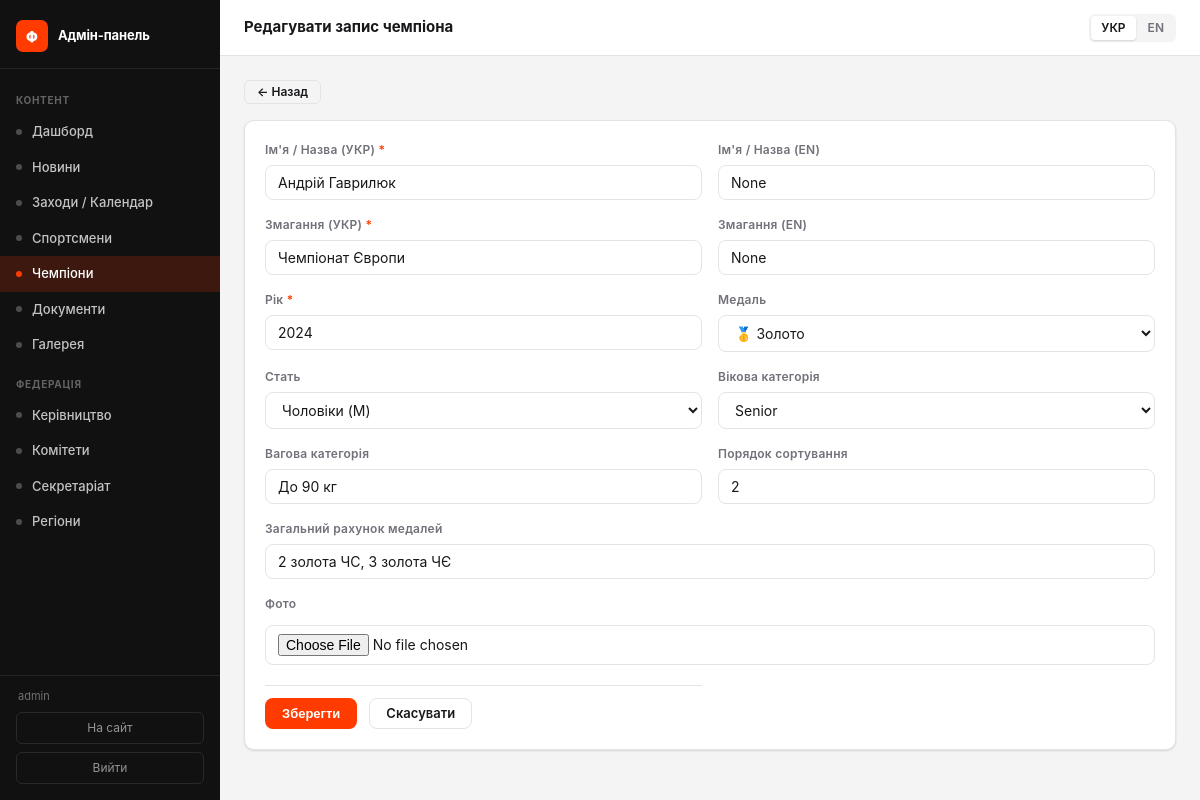
Page /admin/champions/2/edit (signed in) on the earlier database version.
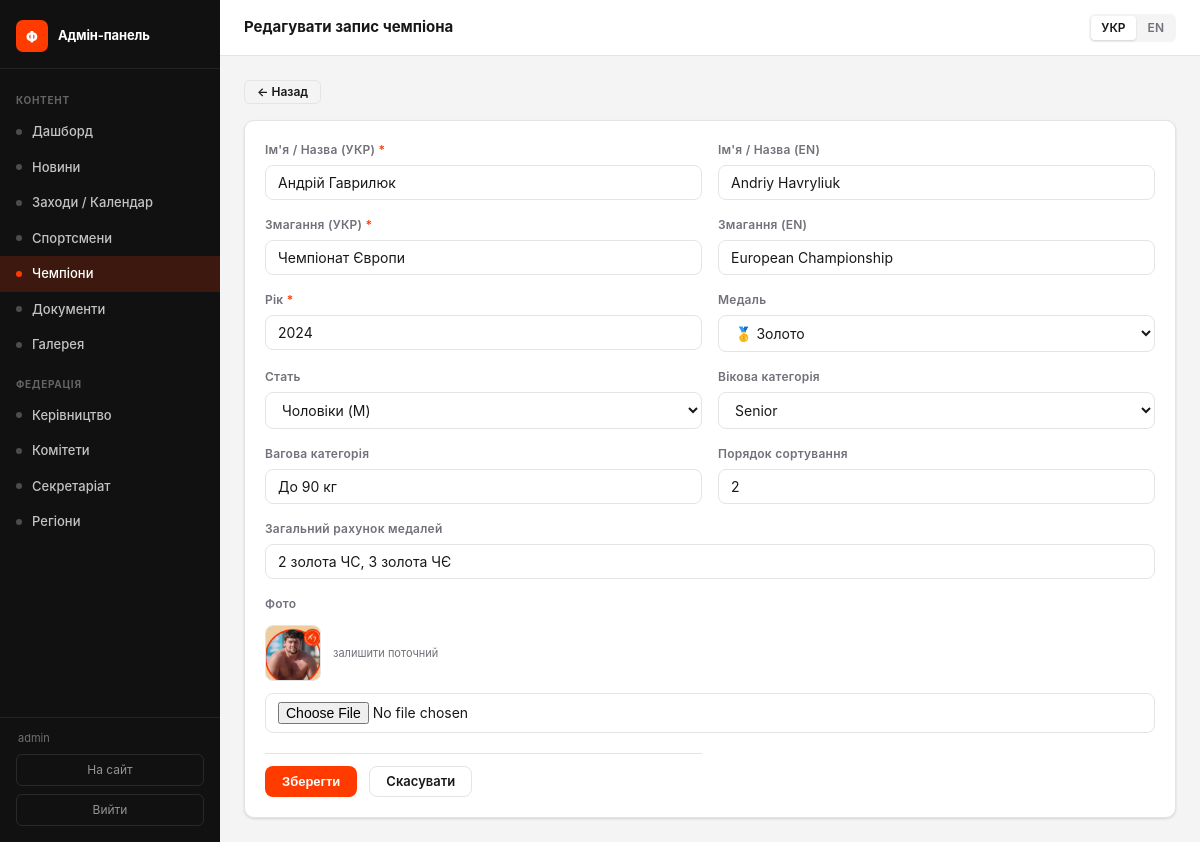
Same page on the later database version.
### tables this page shows
CREATE TABLE champions (
        id INTEGER PRIMARY KEY AUTOINCREMENT,
        name TEXT NOT NULL,
        name_en TEXT,
        year INTEGER NOT NULL,
        competition TEXT NOT NULL,
        competition_en TEXT,
        medal TEXT DEFAULT 'gold',
        age_group TEXT DEFAULT 'Senior',
        weight_class TEXT,
        gender TEXT DEFAULT 'M',
        photo TEXT,
        total_medals TEXT,
        sort_order INTEGER DEFAULT 0
    , gold_count INTEGER DEFAULT 0, silver_count INTEGER DEFAULT 0, bronze_count INTEGER DEFAULT 0);

### admin.py (the view, shortened to what this page needs)
@admin_bp.route('/champions/<int:cid>/edit', methods=['GET', 'POST'])
@require_admin
def champion_edit(cid):
    conn = db.get_db()
    item = conn.execute("SELECT * FROM champions WHERE id=?", (cid,)).fetchone()
    if not item:
        conn.close(); return redirect(url_for('admin.champions_list'))
    conn.close()
    return render_template('admin/champion_form.html', item=item)

### admin.py (called while the page is built)
def _lang():
    return session.get('admin_lang', 'uk')

def require_admin(f):
    @functools.wraps(f)
    def decorated(*args, **kwargs):
        if not session.get('admin_logged_in'):
            return redirect(url_for('admin.login'))
        return f(*args, **kwargs)
    return decorated

@admin_bp.context_processor
def _ctx():
    lang = _lang()
    return {
        'admin_lang': lang,
        'L': _L[lang],
        'admin_user': session.get('admin_username', ''),
        'req_endpoint': request.endpoint or '',
    }

### app.py (called while the page is built)
@app.before_request
def set_language():
    lang = request.cookies.get('lang', 'uk')
    g.lang = lang if lang in SUPPORTED_LANGS else 'uk'
    g.t    = make_t(g.lang)

@app.context_processor
def inject_globals():
    return {
        'current_year': datetime.today().year,
        'lang': g.lang,
        't': g.t,
        'icon': _icon,
    }

def _fix_text_node(text):
    text = _PREP_RE.sub(lambda m: m.group(1) + ' ', text)
    text = _YEAR_RE.sub(r'\1 \2', text)
    return text

### db.py (called while the page is built)
def get_db():
    conn = sqlite3.connect(DB_PATH)
    conn.row_factory = sqlite3.Row
    conn.execute("PRAGMA journal_mode=WAL")
    return conn

### templates/admin/champion_form.html (shortened to what the changed rows need)
{% extends "admin/base.html" %}
{% set is_edit = item is not none %}
{% block content %}
<div class="a-card">
  <div class="a-card-body">
    <form method="post" enctype="multipart/form-data">
      <div class="a-form-grid cols-2">
        <div class="a-form-group">
          <label class="a-form-label">{{ L.name_uk }} <span>*</span></label>
          <input class="a-input" name="name" type="text" required value="{{ item.name if is_edit else '' }}">
        </div>
        <div class="a-form-group">
          <label class="a-form-label">{{ L.name_en }}</label>
          <input class="a-input" name="name_en" type="text" value="{{ item.name_en if is_edit else '' }}">
        </div>
        <div class="a-form-group">
          <label class="a-form-label">{{ L.competition_uk }} <span>*</span></label>
          <input class="a-input" name="competition" type="text" required
                 placeholder="{{ 'Чемпіонат світу' if admin_lang == 'uk' else 'World Championship' }}"
                 value="{{ item.competition if is_edit else '' }}">
        </div>
        <div class="a-form-group">
          <label class="a-form-label">{{ L.competition_en }}</label>
          <input class="a-input" name="competition_en" type="text"
                 placeholder="World Championship"
                 value="{{ item.competition_en if is_edit else '' }}">
        </div>
        <div class="a-form-group">
          <label class="a-form-label">{{ L.year }} <span>*</span></label>
          <input class="a-input" name="year" type="number" required min="2015" max="2099"
                 value="{{ item.year if is_edit else '' }}">
        </div>
        <div class="a-form-group">
          <label class="a-form-label">{{ L.weight_class }}</label>
          <input class="a-input" name="weight_class" type="text"
                 value="{{ item.weight_class if is_edit else '' }}">
        </div>
        <div class="a-form-group">
          <label class="a-form-label">{{ L.sort_order }}</label>
          <input class="a-input" name="sort_order" type="number" min="0"
                 value="{{ item.sort_order if is_edit else 0 }}">
        </div>
        <div class="a-form-group full">
          <label class="a-form-label">{{ L.total_medals }}</label>
          <input class="a-input" name="total_medals" type="text"
                 placeholder="{{ '2 золота ЧС, 3 золота ЧЄ' if admin_lang == 'uk' else '2 WC gold, 3 EC gold' }}"
                 value="{{ item.total_medals if is_edit else '' }}">
        </div>
        <div class="a-form-group full">
          {% if is_edit and item.photo %}
          <div class="a-photo-preview">
            <img src="/static/uploads/{{ item.photo }}" alt="">
            <span>{{ L.keep_current_file }}</span>
          </div>
          {% endif %}
        </div>
      </div>
    </form>
  </div>
</div>
{% endblock %}

Differences in the rows shown:
changed champions "Андрій Гаврилюк": name_en (not shown) → "Andriy Havryliuk"; competition_en (not shown) → "European Championship"; photo: picture added
Other differences:
{{ L.keep_current_file }}: (not shown) → "залишити поточний"
form field name_en: "None" → (not shown)
form field competition_en: "None" → (not shown)
